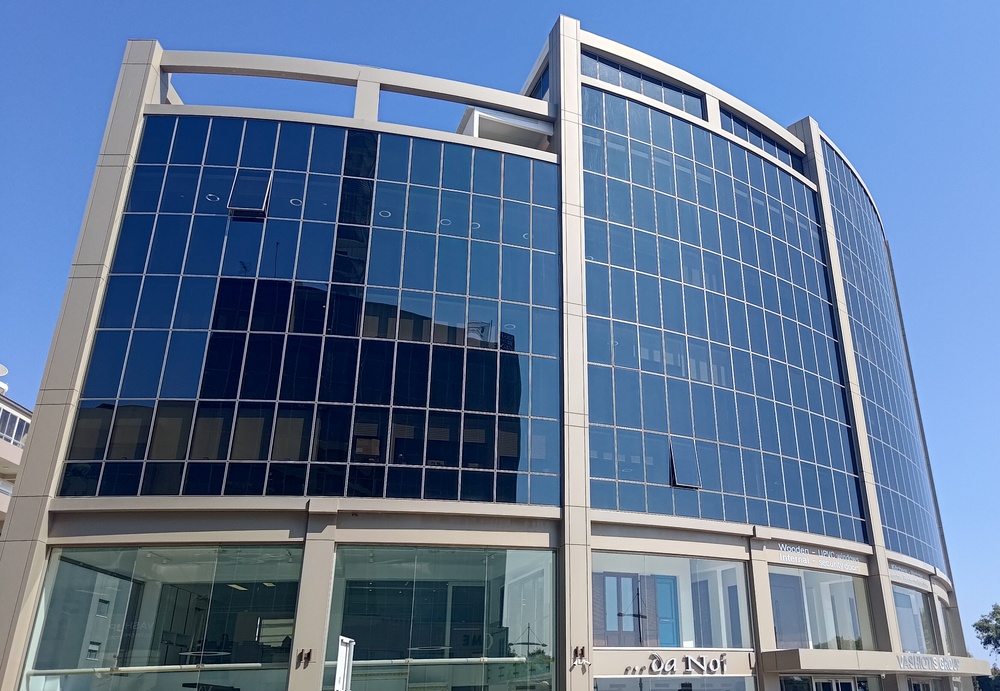
#> input picture data/input_image.jpg, 1000 x 691 px, shrunk from 3336 x 2304 before the run
$ python main.py --input data/input_image.jpg
#> lines starting #> are read from the running program, lines starting #| are printed output that depends on the picture; after the words box and inside, x2 and y2 are one past the last pixel; in counts of white or black regions, pixels touching at a corner belong together
### util.py
from typing import List

import cv2
import numpy as np


def detect_line_segments(image: np.ndarray) -> List[np.ndarray]:
    """
    Detects line segments in the given image.

    Parameters:
        image (np.ndarray): Input image.

    Returns:
        List[np.ndarray]: List of line segments represented as numpy arrays.
    """
    image_gray = cv2.cvtColor(image, cv2.COLOR_BGR2GRAY)
    image_gray = cv2.GaussianBlur(image_gray, (5, 5), 0)
    image_edges = cv2.Canny(image_gray, 50, 200)
    image_edges = cv2.dilate(image_edges, np.ones((3, 3), dtype=np.uint8))

    lines = cv2.HoughLinesP(image_edges, rho=1, theta=np.deg2rad(1),
                            threshold=300, minLineLength=100, maxLineGap=50)

    COSINE_THRESHOLD = 0.9
    vertical_dir = np.array([0, 1])

    segments = []
    if lines is not None:
        lines = np.squeeze(lines, axis=1)

        for x1, y1, x2, y2 in lines:
            dir = np.array([x1, y1]) - np.array([x2, y2])
            dir = dir / np.linalg.norm(dir)
            if abs(np.dot(dir, vertical_dir)) > COSINE_THRESHOLD:
                segments.append([[x1, y1, 1], [x2, y2, 1]])

    segments = [[np.array(segment[0]), np.array(segment[1])]
                for segment in segments]
    return segments


def segment_intersection(segment1: List, segment2: List) -> np.ndarray:
    """
    Finds the intersection of two line segments.

    Parameters:
        segment1 (list): Line segment represented as a list of 2 vertices,
        each vertex is np.ndarray of 3 elements (homogeneous representation).
        segment2 (list): Line segment represented as a list of 2 vertices,
        each vertex is np.ndarray of 3 elements (homogeneous representation).

    Returns:
        np.ndarray: Intersection point.
    """
    line1 = np.cross(segment1[0], segment1[1])
    line2 = np.cross(segment2[0], segment2[1])
    intersection = np.cross(line1, line2)
    return intersection


# [17 lines left out: function line_homogeneous, not called in this run]


def pairwise_intersections(lines: List) -> List:
    """
    Finds intersection points between each line pair.

    Parameters:
        lines (list): List of lines, where each line is represented
        as a list of 2 vertices, each vertex is np.ndarray of 3 elements
        (homogeneous representation).

    Returns:
        list: Intersection point coordinates as a list of numpy arrays.
    """
    intersections = []
    for i in range(len(lines)):
        line1 = lines[i]
        for j in range(i + 1, len(lines)):
            line2 = lines[j]
            intersection = segment_intersection(line1, line2)
            intersections.append(intersection)
    return intersections


def intersection_centroid(lines: List) -> np.ndarray:
    """
    Finds the centroid of intersection points between each line pair.

    Parameters:
        lines (list): List of lines, where each line is represented
        as a list of 2 vertices, each vertex is np.ndarray of 3 elements
        (homogeneous representation).

    Returns:
        np.ndarray: Point coordinates as numpy array.
    """
    intersections = pairwise_intersections(lines)

    # Check if the majority of intersection points are infinite
    intersections = np.array(intersections)
    infinite_points_idx = np.isclose(intersections[:, 2], 0.0)
    if np.sum(infinite_points_idx) > (intersections.shape[0] -
                                      np.sum(infinite_points_idx)):
        # The majority of intersection points are infinite
        centroid = np.mean(intersections[infinite_points_idx], axis=0)
    else:
        finite_intersections = intersections[
            np.logical_not(infinite_points_idx)]
        finite_intersections = (finite_intersections /
                                finite_intersections[:, 2:3])
        centroid = np.mean(finite_intersections, axis=0)

    return centroid


def segment_line_sine(segment: List, p: np.ndarray) -> float:
    """
    Returns the sine between the segment and a line from its center to point p.

    Parameters:
        segment (list): Line segment represented as a list of 2 vertices,
        each vertex is 2D point in homogeneous coordinates
        as np.ndarray of 3 elements.
        p (np.ndarray): Point coordinates.

    Returns:
        float: Sine value.
    """
    segment_line = np.cross(segment[0], segment[1])
    segment_line_normal = segment_line[:2]
    segment_line_normal = (segment_line_normal /
                           np.linalg.norm(segment_line_normal))

    segment_midpoint = (segment[0] + segment[1]) / 2
    aux_line = np.cross(p, segment_midpoint)
    aux_line_normal = aux_line[:2]
    aux_line_normal = aux_line_normal / np.linalg.norm(aux_line_normal)
    result = np.cross(segment_line_normal, aux_line_normal)
    return result

### vp_optimization_task.py
from typing import List

import numpy as np

from util import intersection_centroid, segment_line_sine
from optimization_task import OptimizationTask


class VanishingPointOptimizationTask(OptimizationTask):
    """
    A class representing an optimization task for finding the vanishing point.
    """

    def __init__(self, segments: List[np.ndarray]):
        """
        Initialize the VanishingPointOptimizationTask.

        Parameters:
            segments (List[np.ndarray]): List of line segments for
            optimization.
        """
        self.segments = segments
        self.vp = intersection_centroid(segments)

    def residuals(self, parameters: np.ndarray) -> np.ndarray:
        """
        Calculate residuals for the optimization task.

        Parameters:
            parameters (np.ndarray): Current parameters (vanishing point).

        Returns:
            np.ndarray: Residuals for each line segment.
        """
        return np.array([segment_line_sine(s, parameters)
                         for s in self.segments])

    def jacobian(self) -> np.ndarray:
        """
        Calculate the Jacobian matrix for the optimization task using the
        central difference scheme.

        Returns:
            np.ndarray: Jacobian matrix.
        """
        jacobian_matrix = np.empty((len(self.segments), self.vp.shape[0]))

        for r in range(len(self.segments)):
            for x in range(self.vp.shape[0]):
                # Use the central difference scheme for numerical
                # differentiation
                # The step value used here is suggested in the book
                # "Multiple View Geometry in Computer Vision"
                # by R. Hartley and A. Zisserman.
                step = np.max([1e-6, np.abs(self.vp[x]) * 1e-4])
                # Create a vector with all zeros except step on x position
                delta = step * np.squeeze(np.eye(1, self.vp.shape[0], k=x))
                jacobian_matrix[r, x] = ((segment_line_sine(self.segments[r],
                                                            self.vp + delta) -
                                         segment_line_sine(self.segments[r],
                                                           self.vp - delta)) /
                                         (2 * step))
        return jacobian_matrix

    @property
    def parameters(self) -> np.ndarray:
        """
        Get the current parameters (vanishing point).

        Returns:
            np.ndarray: Current parameters (vanishing point).
        """
        return self.vp

    @parameters.setter
    def parameters(self, parameters: np.ndarray):
        """
        Set the current parameters (vanishing point).

        Parameters:
            parameters (np.ndarray): New parameters (vanishing point).
        """
        self.vp = parameters

### lm_solver.py
import numpy as np

from optimization_task import OptimizationTask


class LMSolver:
    """
    A class representing a solver using the Levenberg-Marquardt algorithm for
    optimization problems.
    """

    def __init__(self, optimization_task: OptimizationTask,
                 loss_threshold: float = 1e-10, max_iterations: int = 100):
        """
        Initialize the LMSolver.

        Parameters:
            optimization_task (OptimizationTask): An instance of the
            OptimizationTask class.
            loss_threshold (float): Threshold for convergence based on loss
            difference.
            max_iterations (int): Maximum number of iterations for the solver.
        """
        self.optimization_task = optimization_task
        self.loss_threshold = loss_threshold
        self.max_iterations = max_iterations

    def solve(self) -> np.ndarray:
        """
        Solve the optimization problem using the Levenberg-Marquardt algorithm.

        Returns:
            np.ndarray: The optimized parameters.
        """
        lambda_ = None  # Initial damping factor

        # Initial loss
        residuals = self.optimization_task.residuals(
            self.optimization_task.parameters)
        loss_prev = np.dot(residuals, residuals)

        for iteration in range(self.max_iterations):
            parameters = self.optimization_task.parameters
            jacobian = self.optimization_task.jacobian()
            n = jacobian.T @ jacobian

            # Initialize damping factor if it's None
            if lambda_ is None:
                lambda_ = 1e-3 * np.mean(np.diag(n))

            # Calculate the step using the damped least squares solution
            step = -(np.linalg.pinv(n + np.eye(parameters.shape[0]) *
                                    lambda_) @ jacobian.T @
                     self.optimization_task.residuals(parameters))
            parameters += step
            residuals = self.optimization_task.residuals(parameters)
            loss = np.dot(residuals, residuals)

            # Update parameters and reduce damping if the new loss is lower
            if loss < loss_prev:
                lambda_ /= 10
                self.optimization_task.parameters = parameters
            else:
                lambda_ *= 10

            # Check for convergence based on loss difference
            if np.abs(loss - loss_prev) < self.loss_threshold:
                break
            loss_prev = loss

        return parameters

### main.py
import argparse

import cv2
import numpy as np

from lm_solver import LMSolver
from util import detect_line_segments
from vp_optimization_task import VanishingPointOptimizationTask


def main():
    parser = argparse.ArgumentParser(description="Vanishing Point Detection")
    parser.add_argument("--input", required=True,
                        help="Path to the input image")
    args = parser.parse_args()

    image_path = args.input
    image = cv2.imread(image_path)
#> image is the input picture: shape (691, 1000, 3); mean B, G, R 150.8, 118.4, 95.5

    segments = detect_line_segments(image)
#> in detect_line_segments, `image_gray = cv2.cvtColor(image, cv2.COLOR_BGR2GRAY)`:
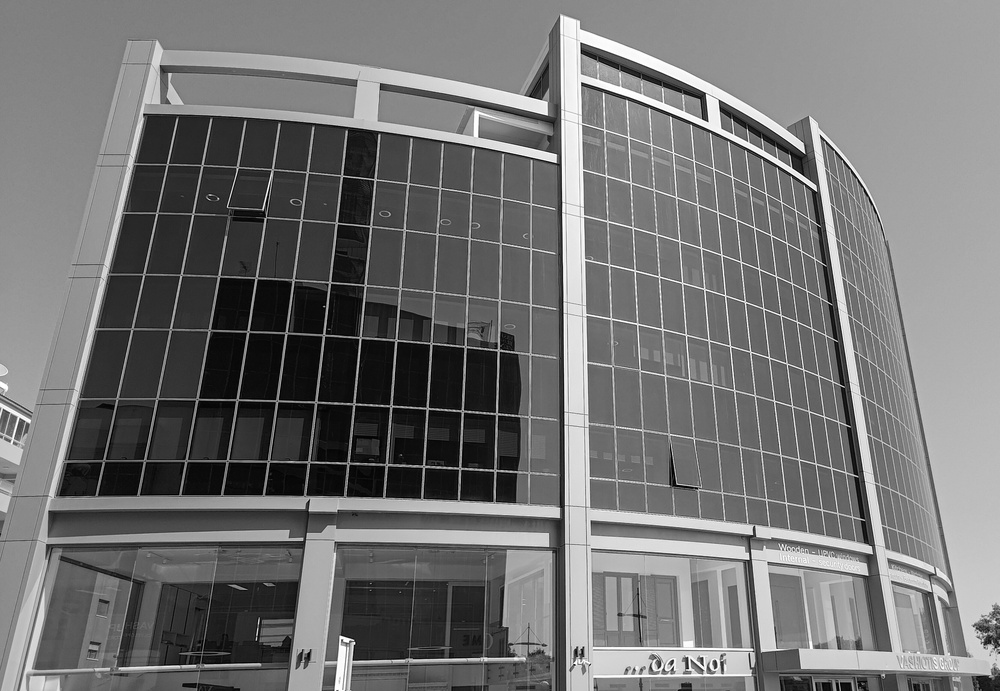
#> image_gray: shape (691, 1000); min 1, max 255, mean 115.2
#> in detect_line_segments, `image_edges = cv2.Canny(image_gray, 50, 200)`:
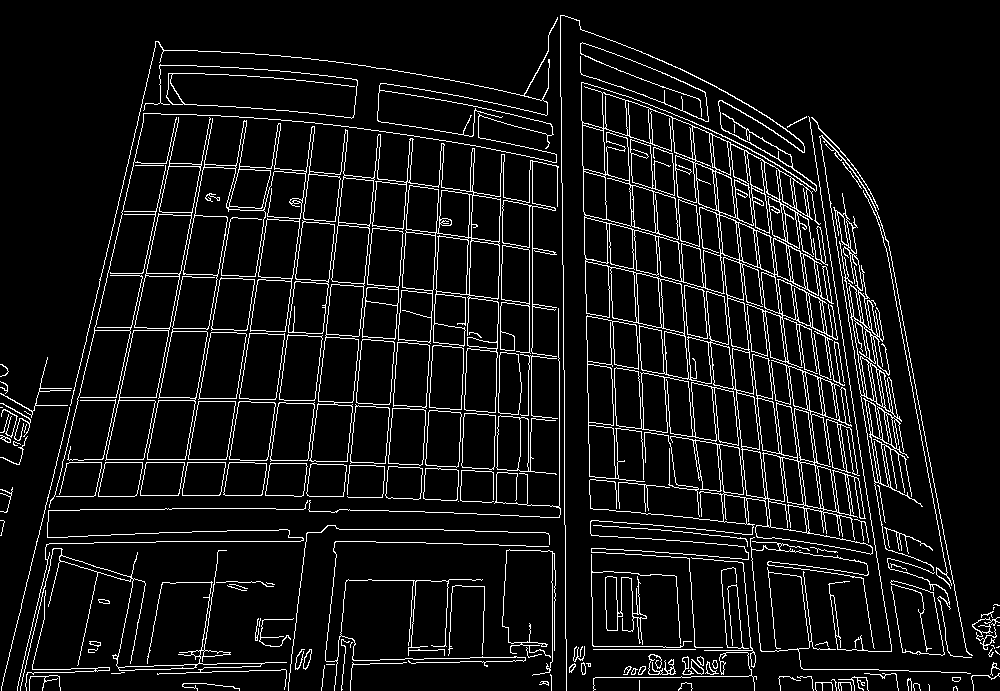
#> image_edges: shape (691, 1000); 7.7% white in thin lines or dots
#> in detect_line_segments, `image_edges = cv2.dilate(image_edges, np.ones((3, 3), dtype=np.uint8))`:
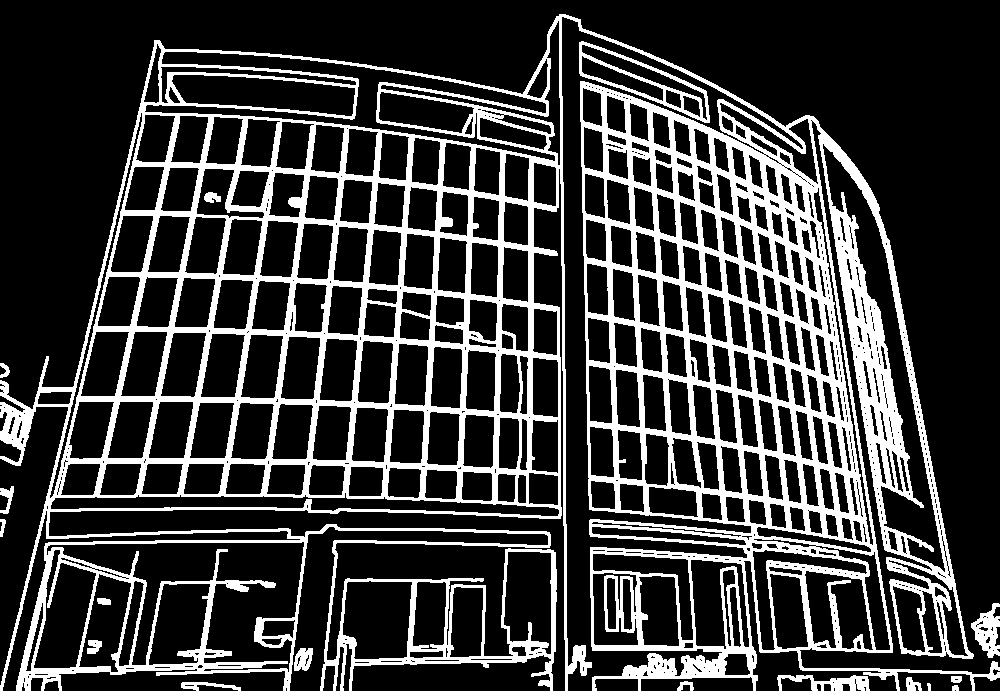
#> image_edges: shape (691, 1000); 23.3% white; 17 white regions, largest, box (x1, y1, x2, y2) and area: (0, 14, 1000, 691) 155780, (579, 41, 710, 123) 1769, (971, 603, 1000, 658) 851
#> in detect_line_segments, `lines = cv2.HoughLinesP(image_edges, rho=1, theta=np.deg2rad(1), thres..`: lines = 180 rows, first 6: [3, 673, 585, 653], [3, 672, 997, 637], [580, 19, 592, 690], [2, 676, 585, 655], [2, 459, 933, 476], [0, 387, 926, 436]
#> the loop in detect_line_segments, `for x1, y1, x2, y2 in lines:` made 180 passes
#> (x1, y1, x2, y2, dir) on passes 1 to 3: (3, 673, 585, 653, [-0.999, 0.0343]), (3, 672, 997, 637, [-0.999, 0.0352]), (580, 19, 592, 690, [-0.0179, -1])
#> after the loop in detect_line_segments, `for x1, y1, x2, y2 in lines:`: segments = 131 items
#> in detect_line_segments, `segments = [[np.array(segment[0]), np.array(segment[1])] for segment i..`: segments = 131 items, first 6: [[580, 19, 1], [592, 690, 1]], [[322, 690, 1], [387, 68, 1]], [[807, 115, 1], [898, 690, 1]], [[808, 115, 1], [899, 690, 1]], [[771, 117, 1], [841, 690, 1]], [[817, 120, 1], [907, 690, 1]]
    task = VanishingPointOptimizationTask(segments)
#> in __init__, `self.segments = segments`: self.segments has the same summary as segments in detect_line_segments
#> the loop in pairwise_intersections, `for i in range(len(lines)):` made 131 passes
    solver = LMSolver(task)
    vanishing_point = solver.solve()

    # Normalize vanishing point if necessary
    if not np.isclose(vanishing_point[2], 0.0):
        vanishing_point /= vanishing_point[2]

    print(f'Found vanishing point: {vanishing_point}')
#| Found vanishing point: [ 5.40418543e+02 -1.55338296e+03  1.00000000e+00]


if __name__ == "__main__":
    main()
